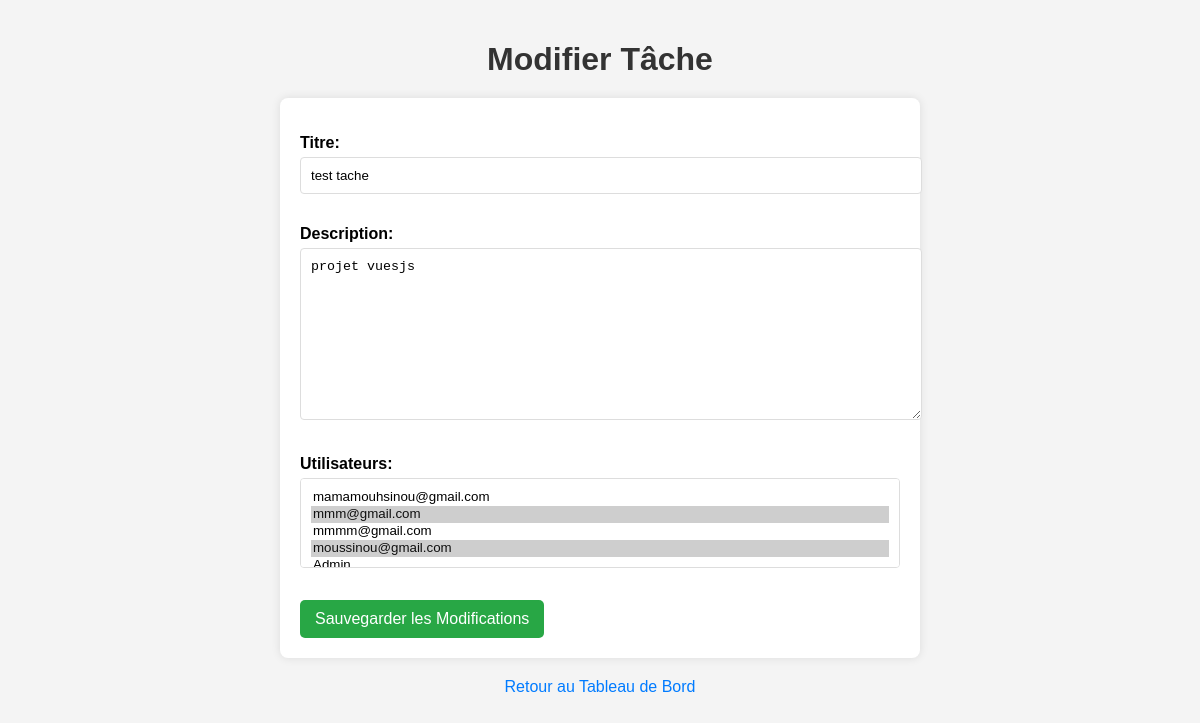
Page /tache/modifier/8/ (signed in) on the earlier database version.
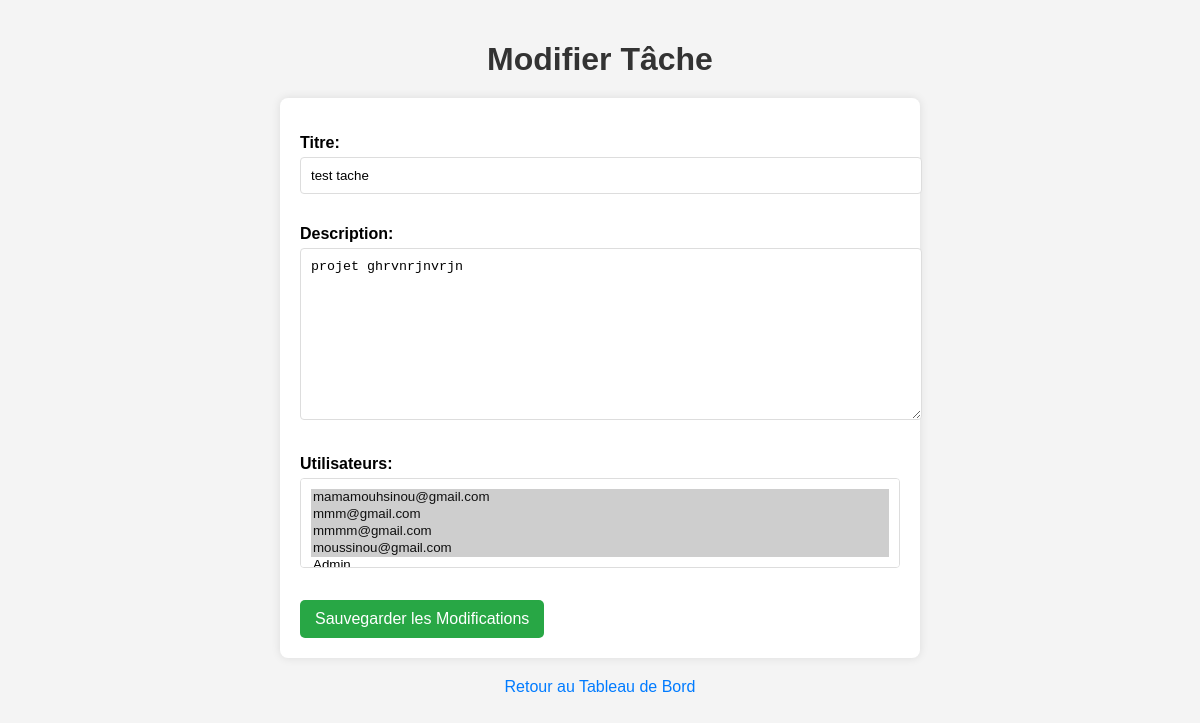
Same page on the later database version.
### sim/models.py (models this page shows, shortened)
class Tache(models.Model):
    createur = models.ForeignKey(User, on_delete=models.CASCADE)
    titre = models.CharField(max_length=200)
    description = models.TextField()
    date_creation = models.DateTimeField(auto_now_add=True)
    date_fin = models.DateTimeField(null=True, blank=True)
    est_terminee = models.BooleanField(default=False)
    utilisateurs = models.ManyToManyField(User, related_name='taches')

### sim/views.py (the view)
# urls.py: path('tache/modifier/<int:pk>/', ModifierTacheView.as_view(), name='modifier_tache'),
class ModifierTacheView(LoginRequiredMixin, UserPassesTestMixin, UpdateView):
    model = Tache
    form_class = TacheForm
    template_name = 'modifier_tache.html'
    success_url = reverse_lazy('dashboard')
    def test_func(self):
        tache = self.get_object()
        return self.request.user.permission.peut_modifier_tache

### sim/forms.py
class TacheForm(forms.ModelForm):
    class Meta:
        model = Tache
        fields = ['titre', 'description', 'utilisateurs']

### templates/modifier_tache.html (shortened to what this page needs)
<!DOCTYPE html>
<html lang="fr">
<head>
</head>
<body>
    <h1>Modifier Tâche</h1>
    <form method="POST">
        {{ form.as_p }}
        <button type="submit">Sauvegarder les Modifications</button>
    </form>
    <a href="{% url 'dashboard' %}">Retour au Tableau de Bord</a>
</body>
</html>

### templates/modifier_tache.html (style rules this page uses)
body { font-family: Arial, sans-serif; margin: 0; padding: 20px; background-color: #f4f4f4; }
h1 { text-align: center; color: #333; margin-bottom: 20px; }
form { background: #fff; padding: 20px; border-radius: 8px; box-shadow: 0 0 10px rgba(0, 0, 0, 0.1); max-width: 600px; margin: auto; }
label { display: block; margin-bottom: 5px; font-weight: bold; }
input[type="text"], textarea, select { width: 100%; padding: 10px; margin-bottom: 15px; border: 1px solid #ddd; border-radius: 4px; }
button { background-color: #28a745; color: white; border: none; padding: 10px 15px; border-radius: 5px; cursor: pointer; font-size: 16px; transition: background-color 0.3s; }
a { display: block; text-align: center; margin-top: 20px; color: #007bff; text-decoration: none; }

Differences in the rows shown:
changed Tache "test tache": description "projet vuesjs" → "projet ghrvnrjnvrjn"
Other differences:
form field utilisateurs: "mamamouhsinou@gmail.com / mmm@gmail.com ☑ / mmmm@gmail.com / moussinou@gmail.com ☑" → "mamamouhsinou@gmail.com ☑ / mmm@gmail.com ☑ / mmmm@gmail.com ☑ / moussinou@gmail.com ☑"
